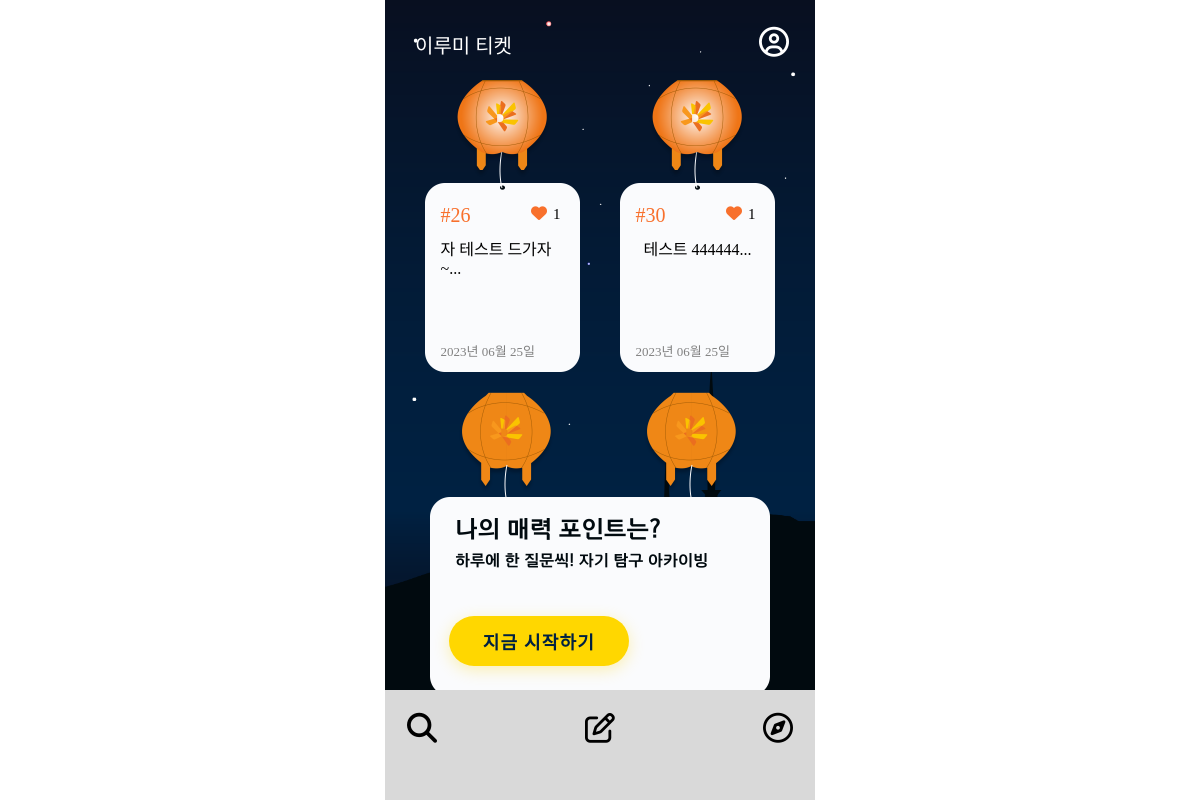
The app's page /mainpage/, older data.
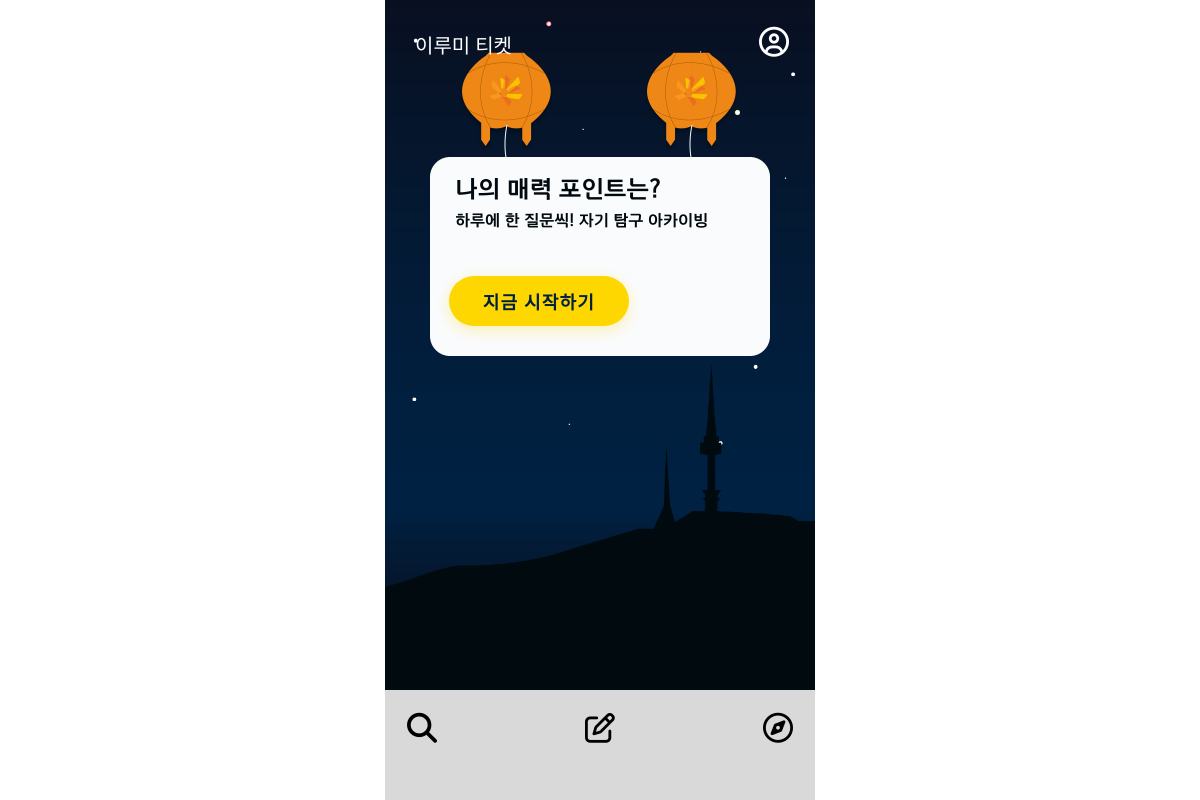
The same page, newer data.
### mainpage/models.py (models this page shows, shortened)
class Ticket(models.Model):
    writer = models.ForeignKey(User, null=False, blank=False, on_delete=models.CASCADE)
    pub_date = models.DateTimeField()
    body = models.TextField()
    like = models.ManyToManyField(User, related_name='likes', blank=True)
    like_count = models.PositiveIntegerField(default=0)
    report_count = models.PositiveIntegerField(default=0)
    def summary(self):
        return self.body[:40]

### mainpage/views.py (the view)
# urls.py: path('', include('mainpage.urls')),
def mainpage(request):
    tickets = Ticket.objects.order_by('-like_count')[:2]
    return render(request, 'mainpage/mainpage.html', {'tickets': tickets})

### mainpage/templates/mainpage/mainpage.html
{% extends 'base.html' %} {% block content %}
<head>
  <link rel="stylesheet" href="/static/css/mainpage.css" />
</head>
<body>
  <div class="wallpaper">
    <div class="post">
      {% for ticket in tickets|slice:":2" %}
      <a class="atag" href="{%url 'mainpage:detail' ticket.id %}">
        <div class="hot">
          <div class="content">
            <div class="contents">
              <div class="ticket-id">#{{ticket.id}}</div>
              <div class="like-count">
                <i class="fa-solid fa-heart" style="color: #f8702c"></i>
                {{ticket.like_count}}
              </div>
            </div>
            <div class="summary">{{ticket.summary}}...</div>
            <div class="pub-date">{{ ticket.pub_date|date:"Y년 m월 d일" }}</div>
          </div>
        </div>
      </a>
      {% endfor %}
    </div>
    <div class="achiving">
      <button
        type="button"
        onclick="location.href='{% url 'qnapage:qnalistrecent' %}';"
      >
        지금 시작하기
      </button>
    </div>
  </div>
  <div>
    <nav class="footer-container">
      <ul class="icons">
        <li>
          <a href="{% url 'mainpage:ticketlistnew' %}"
            ><i class="fa-solid fa-magnifying-glass" style="color: #000000"></i
          ></a>
        </li>
        <li>
          <a href="{% url 'mainpage:new' %}"
            ><i class="fa-regular fa-pen-to-square" style="color: #000000"></i
          ></a>
        </li>
        <li>
          <a href="{% url 'qnapage:qnalistrecent' %}"
            ><i class="fa-regular fa-compass" style="color: #000000"></i
          ></a>
        </li>
      </ul>
    </nav>
  </div>
</body>
{% endblock %}

Row changes from the older to the newer data that the page shows:
removed Ticket: id "26", like_count "1", summary "자 테스트 드가자~", pub_date "2023년 06월 25일"
removed Ticket: id "30", like_count "1", summary "테스트 444444", pub_date "2023년 06월 25일"
